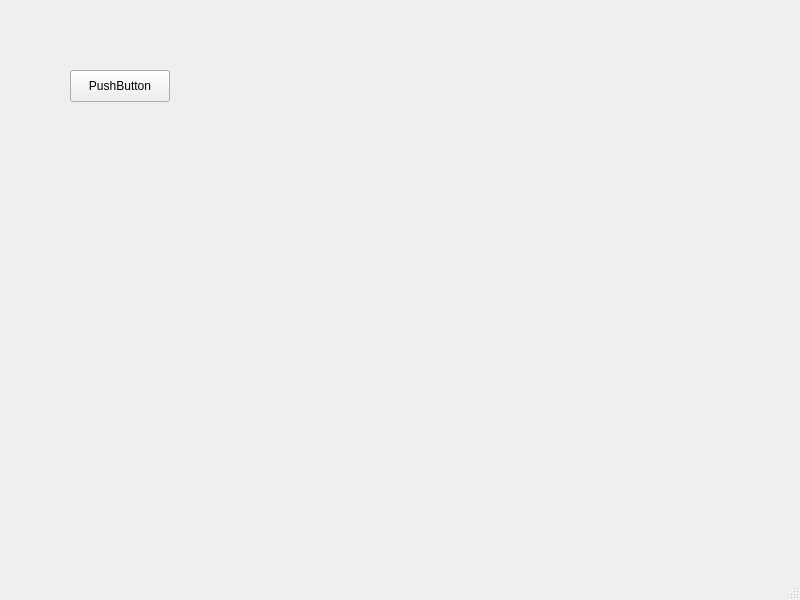
<?xml version="1.0" encoding="UTF-8"?>
<ui version="4.0">
 <class>MainWindow</class>
 <widget class="QMainWindow" name="MainWindow">
  <property name="geometry">
   <rect>
    <x>0</x>
    <y>0</y>
    <width>800</width>
    <height>600</height>
   </rect>
  </property>
  <property name="windowTitle">
   <string>MainWindow</string>
  </property>
  <widget class="QWidget" name="centralwidget">
   <widget class="QPushButton" name="pushButton">
    <property name="geometry">
     <rect>
      <x>70</x>
      <y>70</y>
      <width>100</width>
      <height>32</height>
     </rect>
    </property>
    <property name="text">
     <string>PushButton</string>
    </property>
   </widget>
  </widget>
  <widget class="QMenuBar" name="menubar">
   <property name="geometry">
    <rect>
     <x>0</x>
     <y>0</y>
     <width>800</width>
     <height>24</height>
    </rect>
   </property>
  </widget>
  <widget class="QStatusBar" name="statusbar"/>
 </widget>
 <resources/>
 <connections/>
</ui>
